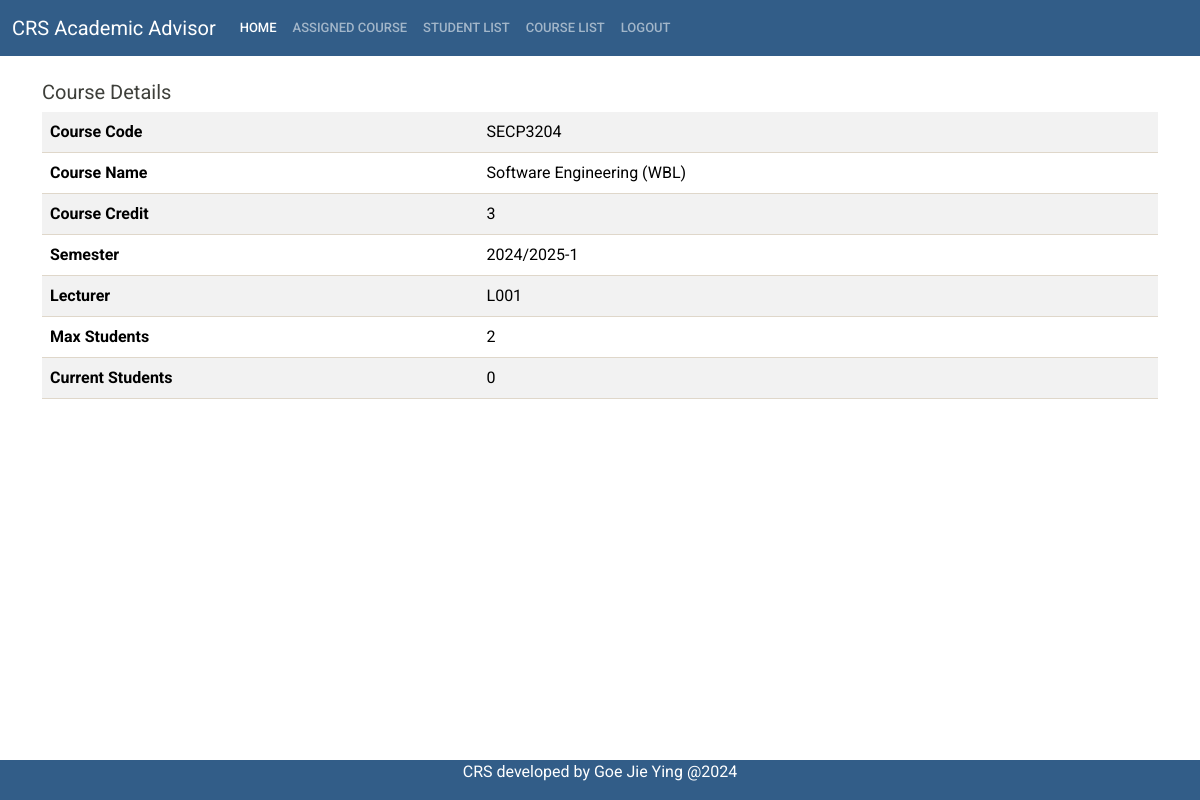
/lecviewcourse.php?course=SECP3204&sem=2024/2025-1 (signed in), run on the app's committed database.
### tables this page shows
CREATE TABLE `tb_course` (
  `c_code` varchar(10) NOT NULL,
  `c_name` varchar(30) NOT NULL,
  `c_credit` int(11) NOT NULL,
  `c_sem` varchar(11) NOT NULL,
  `c_lec` varchar(10) NOT NULL,
  `max_students` int(11) NOT NULL,
  `current_students` int(11) DEFAULT 0
);

### lecviewcourse.php (the view, shortened to what this page needs)
<?php
include 'headeradvisor.php';
include 'db_connect.php';
$lec_id = $_SESSION['funame'];
$c_code = mysqli_real_escape_string($con, $_GET['course']);
$c_sem = mysqli_real_escape_string($con, $_GET['sem']);
$sql = "SELECT * FROM tb_course WHERE c_code = '$c_code' AND c_sem = '$c_sem' AND c_lec = '$lec_id'";
$result = mysqli_query($con, $sql);
$course = mysqli_fetch_assoc($result);
?>
<div class="container">
    <br>
    <h5>Course Details</h5>
    <table class="table table-striped table-hover">
        <tr>
            <th>Course Code</th>
            <td><?php echo $course['c_code']; ?></td>
        </tr>
        <tr>
            <th>Course Name</th>
            <td><?php echo $course['c_name']; ?></td>
        </tr>
        <tr>
            <th>Course Credit</th>
            <td><?php echo $course['c_credit']; ?></td>
        </tr>
        <tr>
            <th>Semester</th>
            <td><?php echo $course['c_sem']; ?></td>
        </tr>
        <tr>
            <th>Lecturer</th>
            <td><?php echo $course['c_lec']; ?></td>
        </tr>
        <tr>
            <th>Max Students</th>
            <td><?php echo $course['max_students']; ?></td>
        </tr>
        <tr>
            <th>Current Students</th>
            <td><?php echo $course['current_students']; ?></td>
        </tr>
    </table>
</div>
<?php include 'footer.php'; ?>

### data on the page
tb_course: c_code "SECP3204", c_name "Software Engineering (WBL)", c_credit "3", c_sem "2024/2025-1", c_lec "L001", max_students "2", current_students "0"
